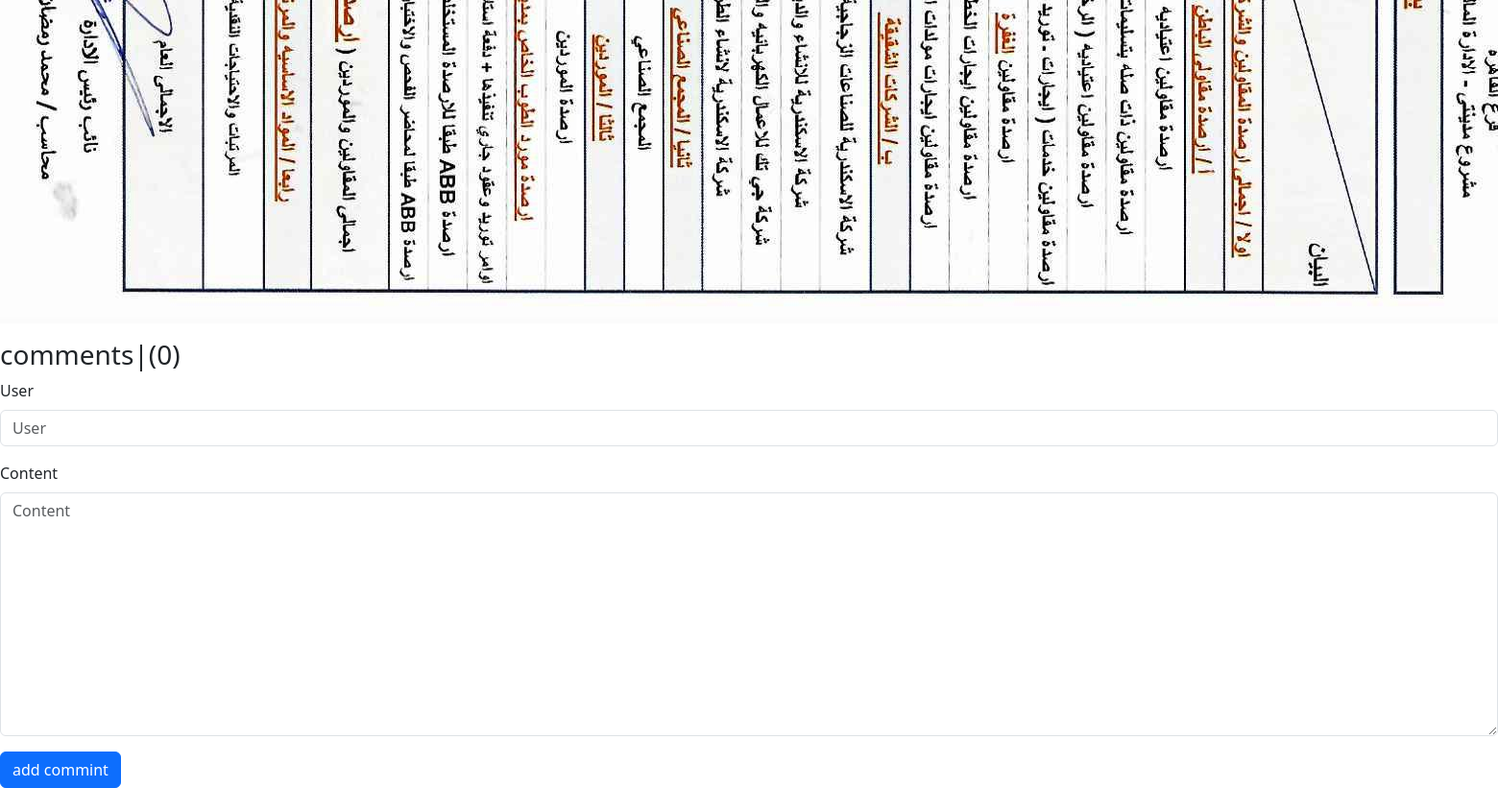
Page /posts/4 (lower part) on the earlier database version.
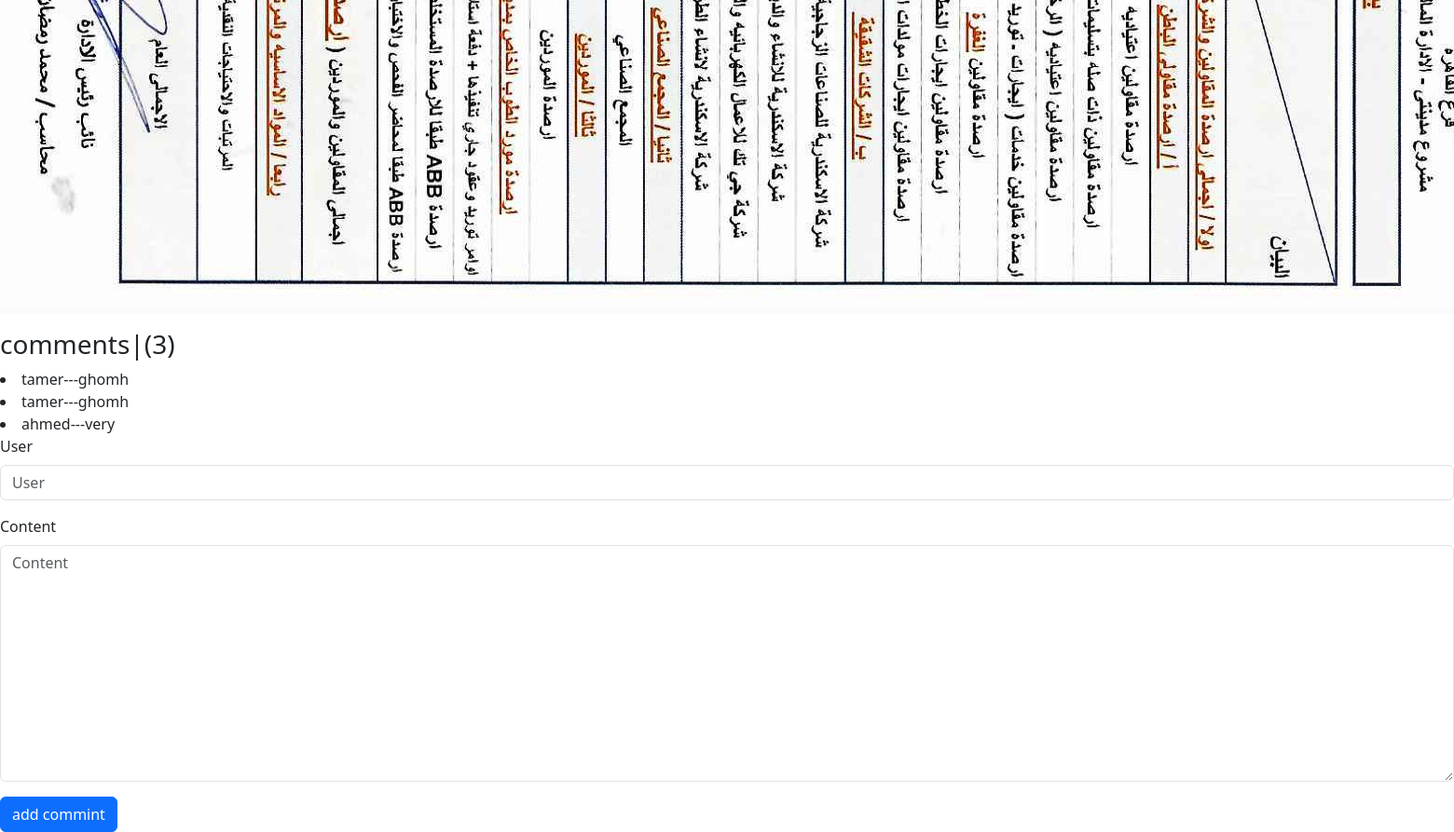
Same page on the later database version.
### posts/models.py (models this page shows)
class Post(models.Model):
    title=models.CharField(max_length=100)
    user=models.ForeignKey( User,related_name='post_user',on_delete=models.SET_NULL,null=True,blank=True)
    content=models.TextField(max_length=1500)
    draft=models.BooleanField(default=True)
    publish_date=models.DateTimeField(default=timezone.now)
    category=models.ForeignKey('Category',related_name='post_category',on_delete=models.CASCADE)
    image=models.ImageField(upload_to='photo_post')
    tags = TaggableManager()
    def __str__(self):
        return self.title

class Comment(models.Model):
    user=models.CharField(max_length=120)
    content=models.TextField(max_length=250)
    publish_date=models.DateTimeField(default=timezone.now)
    post=models.ForeignKey(Post,related_name='comment_post',on_delete=models.CASCADE)
    def __str__(self):
        return str(self.user)

### posts/views.py (the view)
# urls.py: path('<int:id>',post_detail),
def post_detail(request,id):
    post=Post.objects.get(id=id)
    comments=Comment.objects.filter(post=post)
    if request.method == 'POST':
        form=CommentForm(request.POST)
        if form.is_valid():
            myform=form.save(commit=False)
            myform.post=post
            form.save()
            return redirect('/posts/')
    else:
        form=CommentForm()
    context={
        'post':post,
        'comments':comments,
        'form':form,
    }
    return render(request,'posts/post_detail.html',context)

### posts/forms.py
class CommentForm(forms.ModelForm):
    class Meta:
        model=Comment
        fields=['user','content']

### posts/templates/posts/post_detail.html (shortened to what this page needs)
{% load django_bootstrap5 %}
<!doctype html>
<html lang="en">
  <head>
    <link href="https://cdn.jsdelivr.net/npm/bootstrap@5.3.3/dist/css/bootstrap.min.css" rel="stylesheet">
  </head>
  <body>
    <div >
       <p>
        <img src="{{post.image.url}}" alt="">
       </p>
    </div>
  <div>
    <h3>comments|({{comments|length}})</h3>
    {%  for comment in comments %}
        <li>{{comment}}---{{comment.content}}</li>
    {% endfor %}
  </div>
  <form action="" method="Post">
    {% bootstrap_form form %}
    {% bootstrap_button button_type="submit" content="add commint" %}
  </form>
  </body>
</html>

Differences in the rows shown:
added Comment: user "tamer", content "ghomh"
added Comment: user "tamer", content "ghomh"
added Comment: user "ahmed", content "very"
Other differences:
{{ comments|length }}: "0" → "3"
